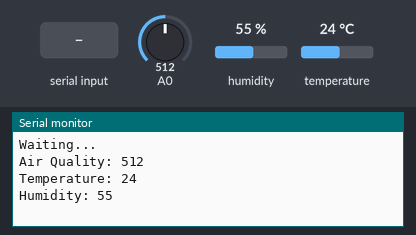
Bench run of a sketch on a simulated ESP8266 (NodeMCU). Parts: the last lines printed to the serial monitor. Inputs (shaded band) come from the test bench; at power-on: humidity 55 %, A0 = 512, temperature 24 °C.

Above: at 1.2 s.
1.3 s: "1\n" received over the second serial link
3.0 s: humidity set to 22 %
At 3.41 s:
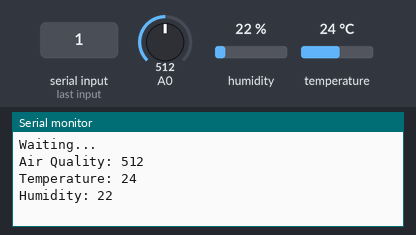
4.5 s: A0 set to 716
At 4.75 s:
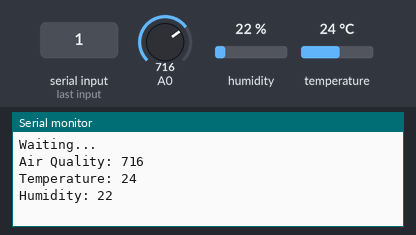
6.0 s: temperature set to 12 °C
At 6.36 s:
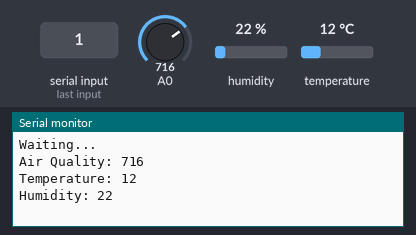
7.5 s: "0\n" received over the second serial link
9.0 s: A0 set to 900
At 9.33 s:
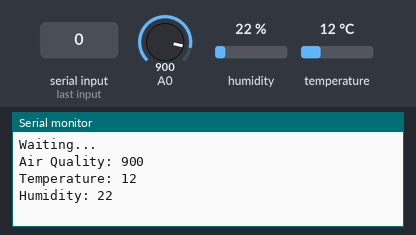
Timing chart, 0 to 11.5 s (numbered marks = the images above; inputs shaded):
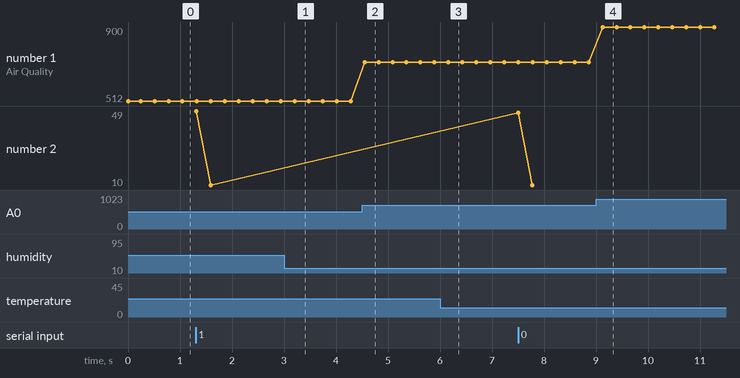

The sketch:

MediSpect_nodeMCU_ThingSpeak.ino
```cpp
#include <SoftwareSerial.h>
#include <dht11.h>
SoftwareSerial s(D6, D5);
dht11 DHT11;
#define DHT11PIN 0
int myBPM;
int sensorValue;

#include <ESP8266WiFi.h>
String apiKey = "J1RE2A92X2BGR6C2";
// Your WiFi credentials.
// Set password to "" for open networks.
char ssid[] = "Trikuldham";
char pass[] = "jaihanuman1981";
const char* server = "api.thingspeak.com";
WiFiClient client;
void setup() {
  pinMode( 3, INPUT);
  s.begin(9600);
  Serial.begin(9600);
}

void loop() {
  s.write("s");
  if (s.available() > 0)
  {
    myBPM = s.read();
    Serial.println(myBPM);

  }
  sensorValue = analogRead(0); // read analog input pin 0
  Serial.print("Air Quality: ");
  Serial.println(sensorValue, DEC); // prints the value read
  int chk = DHT11.read(DHT11PIN);
  Serial.print("Temperature: ");
  Serial.println(DHT11.temperature);
  Serial.print("Humidity: ");
  Serial.println(DHT11.humidity);
  if (client.connect(server, 80))  //   "184.106.153.149" or api.thingspeak.com
  {

    String postStr = apiKey;
    postStr += "&field1=";
    postStr += String(myBPM/4);
    postStr += "&field2=";
    postStr += String(sensorValue);
    postStr += "\r\n\r\n";
    postStr += "&field3=";
    postStr += String(DHT11.temperature);
    postStr += "&field4=";
    postStr += String(DHT11.humidity);
    postStr += "\r\n\r\n";
    client.print("POST /update HTTP/1.1\n");
    client.print("Host: api.thingspeak.com\n");
    client.print("Connection: close\n");
    client.print("X-THINGSPEAKAPIKEY: " + apiKey + "\n");
    client.print("Content-Type: application/x-www-form-urlencoded\n");
    client.print("Content-Length: ");
    client.print(postStr.length());
    client.print("\n\n");
    client.print(postStr);

    Serial.print("Temperature: ");
    Serial.print(DHT11.temperature);
    Serial.print(" degrees Celcius, Humidity: ");
    Serial.print(DHT11.humidity);
    Serial.println("%. Send to Thingspeak.");
  }
  client.stop();

  Serial.println("Waiting...");

  // thingspeak needs minimum 15 sec delay between updates, i've set it to 30 seconds

}
```

Measured:
- after the input at 3.0 s, the serial monitor: prints a new line after 0.25 s (image 1)
- after the input at 4.5 s, the serial monitor: prints a new line after 0.05 s (image 2)
- after the input at 6.0 s, the serial monitor: prints a new line after 0.20 s (image 3)
- after the input at 9.0 s, the serial monitor: prints a new line after 0.13 s (image 4)
- plotted number 1: 512 → 716 after the input at 4.5 s, 716 → 900 after the input at 9.0 s
